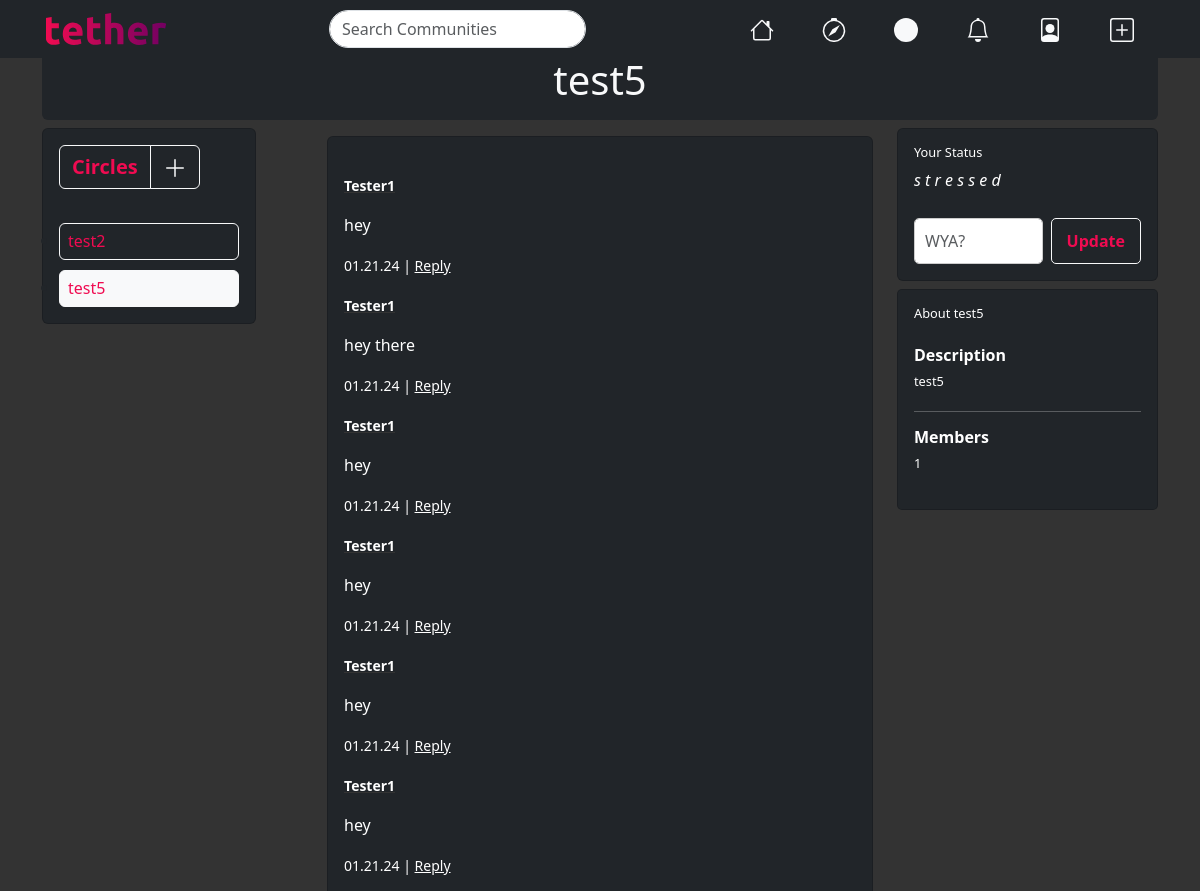
The app's page /circle/3 (signed in, upper part), older data.
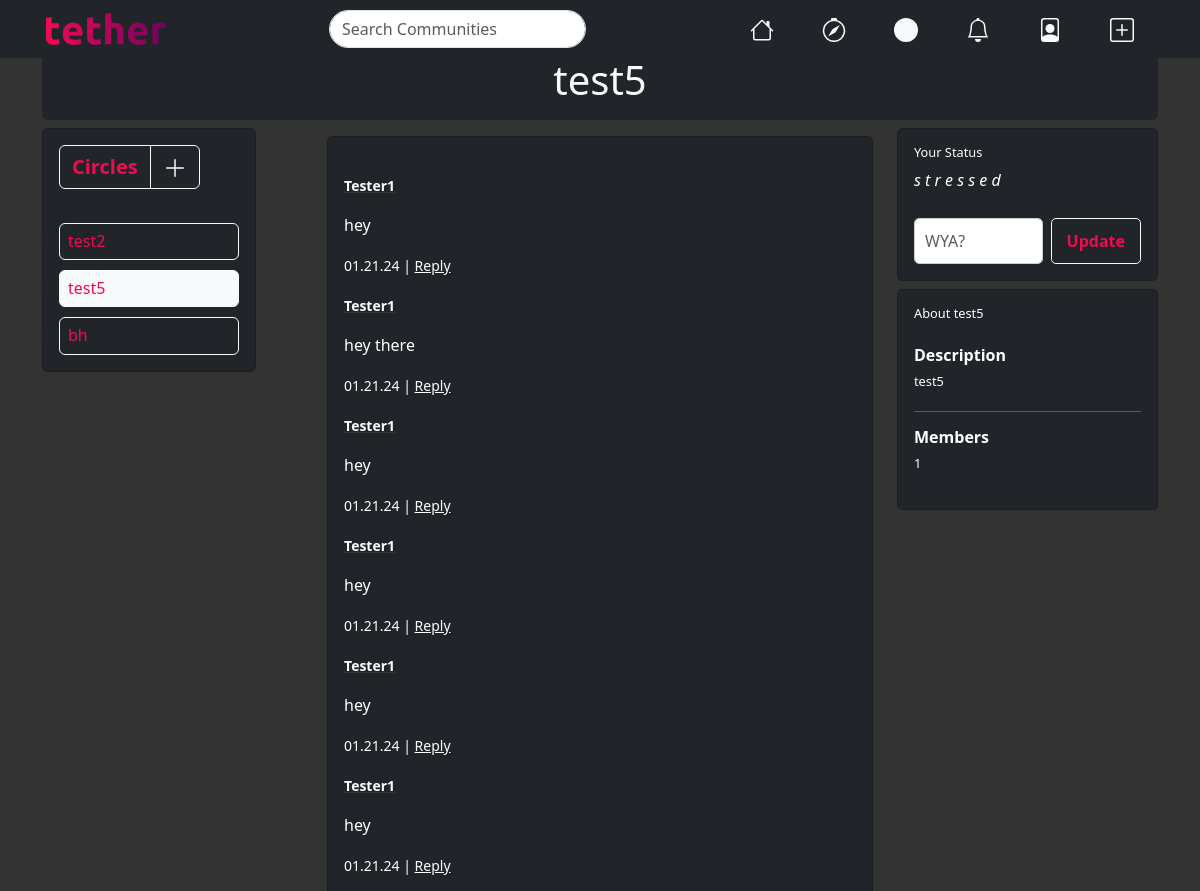
The same page, newer data.
### main.py (models this page shows)
class Circle(db.Model):
    __tablename__ = "circles"
    id = db.Column(db.Integer, primary_key=True)
    name = db.Column(db.String(20), unique=True, nullable=False)
    description = db.Column(db.Text)
    creator_id = db.Column(db.Integer, db.ForeignKey('users.id'))
    creator = relationship("User", back_populates="created_circles")
    members = relationship("User", secondary="circle_membership", back_populates="joined_circles")
    messages = relationship("Message", back_populates="parent_circle")

class Message(db.Model):
    __tablename__ = "messagess"
    id = db.Column(db.Integer, primary_key=True)
    message_text = db.Column(db.Text(50), nullable=True)
    user_id = db.Column(db.Integer, db.ForeignKey("users.id"))
    messager = relationship("User", back_populates="messages")
    circle_id = db.Column(db.Integer, db.ForeignKey("circles.id"))
    timestamp = db.Column(db.DateTime, default=datetime.datetime.now())
    parent_circle = relationship("Circle", back_populates="messages")

class User(db.Model, UserMixin):
    __tablename__ = "users"
    id = db.Column(db.Integer, primary_key=True)
    email = db.Column(db.String(80), unique=True, nullable=False)
    name = db.Column(db.String(20), unique=True, nullable=False)
    display_name = db.Column(db.String(20), unique=True, nullable=True)
    visibility = db.Column(db.String(20), unique=True, nullable=False)
    password = db.Column(db.String(120), nullable=False)
    contactinfo = db.Column(db.String(80), unique=True, nullable=False)
    bio = db.Column(db.String(80))
    location = db.Column(db.String(120), nullable=False)
    comments = relationship("Comment", back_populates="comment_author")
    messages = relationship("Message", back_populates="messager")
    optins = relationship("Optin", back_populates="opter")
    posts = relationship("Post", back_populates="user")
    events = relationship("Event", back_populates="user")
    status = relationship("Status", back_populates="user")
    created_communities = relationship("Community", back_populates="creator", lazy="dynamic")
    joined_circles = relationship("Circle", secondary="circle_membership", back_populates="members")
    created_circles = relationship("Circle", back_populates="creator")

class Status(db.Model):
    __tablename__ = "status"
    id = db.Column(db.Integer, primary_key=True)
    status = db.Column(db.String(50), nullable=True)
    user_id = db.Column(db.Integer, db.ForeignKey('users.id'))
    timestamp = db.Column(db.DateTime, default=datetime.datetime.now())
    user = relationship("User", back_populates="status")

### main.py (the view, shortened to what this page needs)
@app.route('/circle/<int:circle_id>', methods=["GET", "POST"])
@login_required
def circle_page(circle_id):
    form = StatusForm()
    status = db.session.query(Status).order_by(Status.id.desc()).first()
    form.status.data = ""
    notifications = Notification.query.filter_by(user_id=current_user.id).order_by(Notification.id.desc()).limit(5).all()
    circle = Circle.query.get(circle_id)
    circles = current_user.joined_circles
    messages = circle.messages
    message_form = MessageForm()
    if circle:
        if current_user not in circle.members:
            circle.members.append(current_user)
            db.session.commit()
        return render_template("circle.html", form=form, message_form=message_form, status=status, circle=circle, circles=circles, messages=messages, notifications=notifications, current_user=current_user, logged_in=current_user.is_authenticated)

### main.py
class StatusForm(FlaskForm):
    status = StringField('WYA?')
    submit = SubmitField('Update')

class MessageForm(FlaskForm):
    message_text = TextAreaField("Say Something", validators=[Length(max=50)])
    submit = SubmitField("Send")

### main.py (called while the page is built)
@login_manager.user_loader
def load_user(user_id):
    return User.query.get(user_id)

### templates/circle.html (shortened to what this page needs)
{% extends 'base.html' %}
{% from 'bootstrap5/form.html' import render_form %}
{% block content %}
<header class="header-fixed-top bg-dark text-white fixed-top">
  <div class="container">
    <div class="d-flex align-items-center justify-content-between py-0.5">
      <a class="d-flex align-items-center col-md-3 mb-2 mb-md-0 text-dark" href="{{ url_for('commfeed') }}">
      </a>
      <form class="d-flex flex-grow-1 me-3 text-dark px-2 search-form" onsubmit="return false;">
       <div class="search-container">
        <input id="searchInput" class="form-control text-dark rounded-pill" type="search" placeholder="Search Communities" aria-label="Search" data-listener-added_de30e23a="true">
        </div>
      </form>
      <ul class="nav col-12 col-md-auto mb-2 justify-content-center mb-md-0">
        <li class="nav-link px-2 text-secondary">
          <a class="nav-link text-light" href="{{ url_for('commfeed') }}">
          </a>
        </li>
        <li class="nav-link px-2 text-secondary">
          <a class="nav-link text-light" href="{{ url_for('explore_communities') }}">
          </a>
        </li>
        <li class="nav-link px-2 text-secondary">
          <a class="nav-link text-light" href="{{ url_for('my_circles') }}">
            <svg xmlns="http://www.w3.org/2000/svg" width="24" height="24" fill="currentColor" class="bi bi-circle-fill" viewBox="0 0 16 16">
              <circle cx="8" cy="8" r="8"/>
            </svg>
          </a>
        </li>
        <li class="nav-link px-2 text-secondary">
          <div class="dropdown">
            <a class="nav-link text-light" id="notificationsDropdown" data-bs-toggle="dropdown" aria-haspopup="true" aria-expanded="false">
            </a>
          </div>
        </li>
        <li class="nav-link px-2 text-secondary">
          <a class="nav-link text-light dropdown" href="{% if current_user.is_authenticated %} {{ url_for('show_profile', user_id=current_user.id) }} {% else %} {{ url_for('login') }} {% endif %}">
          </a>
        </li>
        {% if logged_in %}
        <li class="nav-link px-2 text-secondary">
          <a class="nav-link text-light" href="{{ url_for('post') }}" id="createpostbtn">
          </a>
        </li>
        {% endif %}
      </ul>
    </div>
  </div>
</header>
      <div class="container mt-5 justify-content-center">
        <div class="p-2 p-md-2 mb-0.5 rounded text-body-emphasis bg-dark">
          <div class="container text-center">
            <h1 class="text-light">
              {{ circle.name }}
            </h1>
          </div>
        </div>
      </div>
      <div class="container">
        <div class="row">
            <div class="col-md-3 floating-card">
                <div class="card mt-2 bg-dark d-inline-block w-auto">
                    <div class="card-body">
                        <div class="btn-group" role="group">
                            <a type="button" class="btn btn-outline-light fw-bold fs-5" id="communitiesbtn" href="{{ url_for('my_circles') }}" style="color:#f00b51">Circles</a>
                            <button type="button" class="btn btn-outline-light" id="create-circle">
                                <svg xmlns="http://www.w3.org/2000/svg" width="24" height="24" fill="currentColor" class="bi bi-plus-lg" viewBox="0 0 16 16">
                                    <path fill-rule="evenodd" d="M8 2a.5.5 0 0 1 .5.5v5h5a.5.5 0 0 1 0 1h-5v5a.5.5 0 0 1-1 0v-5h-5a.5.5 0 0 1 0-1h5v-5A.5.5 0 0 1 8 2"/>
                                </svg>
                            </button>
                        </div>
                        {% set current_circle_id = circle.id %}
                        <ul class="list-group mt-4">
                            {% for circle in circles %}
                                <li id="circleitem">
                                    <a href="{{ url_for('circle_page', circle_id=circle.id) }}" class="btn btn-outline-light p-2 {% if circle.id == current_circle_id %}active{% endif %}" style="color: #f00b51;">
                                        <div class="d-flex justify-content-between align-items-center">
                                            <h5 class="mb-0">{{ circle.name }}</h5>
                                        </div>
                                    </a>
                                </li>
                            {% endfor %}
                        </ul>
                    </div>
                </div>
            </div>
<div class="col-md-6 justify-content-center">
  <div class="card mt-3 bg-dark">
      <div class="card-body message-container text-white">
          <ul id="message-list" class="messageList" stye="overflow-y: scroll;">
              {% if messages %}
                  {% for message in messages %}
                      <li class="mb-3">
                          <a href="{{ url_for('show_profile', user_id=message.messager.id) }}">
                              <p class="text-white"><small style="font-weight: bold;">{{ message.messager.display_name }}</small></p>
                          </a>
                          <p class="sub-text text-white">{{ message.message_text }}</p>
                          <p><small> {{ message.timestamp.strftime("%m.%d.%y") }} | <a class="text-white" href="#">Reply</a></small></p>
                      </li>
                  {% endfor %}
              {% endif %}
          </ul>
      </div>
  </div>
</div>
            <div class="col-md-3">
              <div class="card mt-2 bg-dark">
                <div class="card-body text-white">
                  <h5 class="card-title" id="status-card-title">Your Status</h5>
                  <p class="card-text fst-italic text-light-center-secondary">{{ status.status }}</p>
                  <form method="post" class="row g-2 align-items-center">
                    <div class="col">
                      <div class="form-group">
                        {{ form.status(class="form-control", id="statustext", placeholder="WYA?") }}
                      </div>
                    </div>
                    <div class="col-auto">
                      <div>
                        {{ form.submit(class="btn btn-outline-light", style="color:#f00b51", id="status-button") }}
                      </div>
                    </div>
                  </form>
                </div>
              </div>
                <div id="aboutCircle" class="card mt-2 bg-dark">
                    <div class="card-body text-white">
                        <h1 class="card-title mb-4" id="aboutcircle-title">About {{ circle.name }}</h1>
                        <div class="circle-section">
                            <h3 class="section-title">Description</h3>
                            <p class="section-content">{{ circle.description }}</p>
                        </div>
                        <hr>
                        <div class="circle-section">
                            <h3 class="section-title">Members</h3>
                            <p class="section-content">{{ circle.members|length }}</p>
                        </div>
                    </div>
                </div>
            </div>
</div>
</div>
{% endblock %}

### templates/base.html (shortened to what this page needs)
<!DOCTYPE html>
<html lang="en">
  <head>
    {% block styles %}
    {{ bootstrap.load_css() }}
    <link href="https://cdn.jsdelivr.net/npm/bootstrap@5.3.0/dist/css/bootstrap.min.css" rel="stylesheet">
    <link
      rel="stylesheet"
      href="{{ url_for('static', filename='css/styles.css') }}"
    />
    {% endblock %}
  </head>
  <body>
    {% block content %}{% endblock %}
  </body>
</html>

### static/css/styles.css (style rules this page uses)
body { background-color: #333333; color: white; }
a { color: #333; }

### templates/circle.html (style rules this page uses)
.messageList { list-style-type: none; padding: 0; margin-top: 20px; flex-direction: column-reverse; }
#aboutCircle { border-radius: 5px; }
#status-card-title, #aboutcircle-title { font-size: .8rem; }
.circle-section { margin-bottom: 20px; }
.section-title { font-size: 1rem; font-weight: bold; margin-bottom: 8px; }
.section-content { font-size: 0.8rem; line-height: 1.4; }
#circleitem { margin-top: 10px; }
#statustext { width: 100%; padding: 10px; margin-top: 10px; border: 1px solid #ccc; border-radius: 5px; box-sizing: border-box; font-size: 16px; }
#status-button { color: #fff; padding: 10px 15px; margin-top: 10px; border-radius: 5px; cursor: pointer; font-size: 16px; font-weight: bold; }
#circleitem h5 { font-size: 16px; }
#circleitem a.btn { width: 180px; justify-content: "center"; }
.message-container { max-height: 65vh; overflow: auto; flex-direction: column-reverse; position: relative; }

Row changes from the older to the newer data that the page shows:
added Circle: name "bh"
